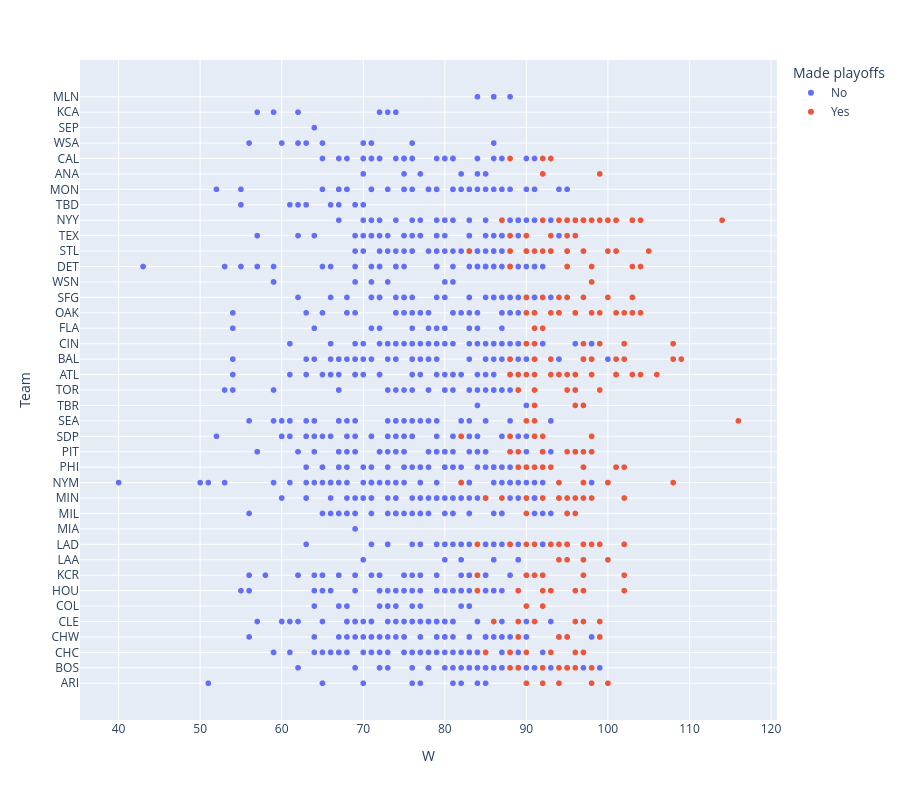

Write notebook code for a chart like this one.
### Markdown cell above
# Using Logistic Regression to Find the Number of Wins Needed to Make the Playoffs

### Code cell
import pandas as pd
import statsmodels.api as sm
import matplotlib.pyplot as plt
import plotly.express as px

df = pd.read_csv('data/baseball.csv')
data = df.copy()

## Remove data after 2001
data = df[ df['Year'] <= 2001].copy()

## Maybe add scatter... 
fig = px.scatter(df, x='W', y='Team', color=df['Playoffs'].map({0: 'No', 1: 'Yes'}),
                 hover_data=['Year'], labels={'color': 'Made playoffs'}, height=800)
fig.show()

### Figure 1 — Plotly figure (JSON) as saved in the notebook; plotly's stock layout.template omitted (floating-point values rounded to 4 significant figures; data arrays with more than 128 entries replaced by an {"elided": "..."} marker saying what was removed)
{"data": [{"customdata": {"elided": "988x1 int values"}, "hovertemplate": "Made playoffs=No<br>W=%{x}<br>Team=%{y}<br>Year=%{customdata[0]}<extra></extra>", "legendgroup": "No", "marker": {"color": "#636efa", "symbol": "circle"}, "mode": "markers", "name": "No", "showlegend": true, "type": "scattergl", "x": {"elided": "988 int values"}, "xaxis": "x", "y": {"elided": "988 str values"}, "yaxis": "y"}, {"customdata": {"elided": "244x1 int values"}, "hovertemplate": "Made playoffs=Yes<br>W=%{x}<br>Team=%{y}<br>Year=%{customdata[0]}<extra></extra>", "legendgroup": "Yes", "marker": {"color": "#EF553B", "symbol": "circle"}, "mode": "markers", "name": "Yes", "showlegend": true, "type": "scattergl", "x": {"elided": "244 int values"}, "xaxis": "x", "y": {"elided": "244 str values"}, "yaxis": "y"}], "layout": {"height": 800, "legend": {"title": {"text": "Made playoffs"}, "tracegroupgap": 0}, "margin": {"t": 60}, "xaxis": {"anchor": "y", "domain": [0, 1], "title": {"text": "W"}}, "yaxis": {"anchor": "x", "domain": [0, 1], "title": {"text": "Team"}}}}
